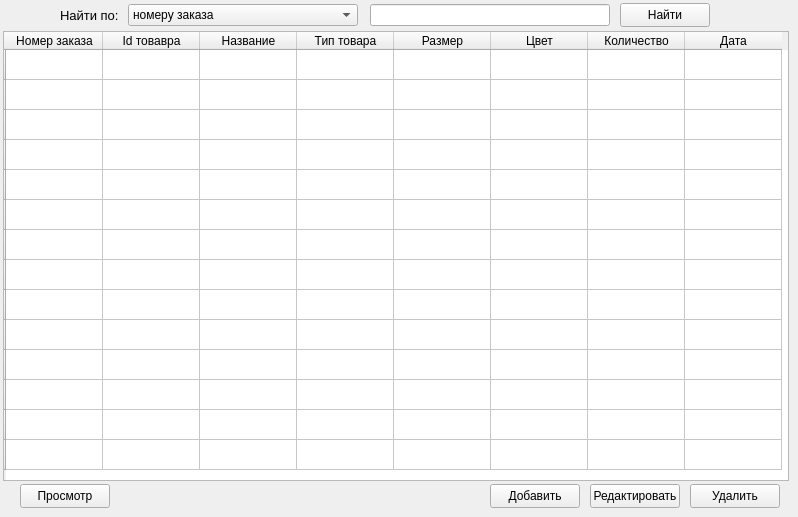
      <widget class="QWidget" name="tab_5">
       <attribute name="title">
        <string>Утвержденные</string>
       </attribute>
       <widget class="QLabel" name="label_3">
        <property name="geometry">
         <rect>
          <x>60</x>
          <y>6</y>
          <width>60</width>
          <height>20</height>
         </rect>
        </property>
        <property name="text">
         <string>&lt;html&gt;&lt;head/&gt;&lt;body&gt;&lt;p&gt;&lt;span style=&quot; font-size:10pt;&quot;&gt;Найти по:&lt;/span&gt;&lt;/p&gt;&lt;/body&gt;&lt;/html&gt;</string>
        </property>
       </widget>
       <widget class="QPushButton" name="pushButton_8">
        <property name="geometry">
         <rect>
          <x>20</x>
          <y>484</y>
          <width>90</width>
          <height>24</height>
         </rect>
        </property>
        <property name="text">
         <string>Просмотр</string>
        </property>
       </widget>
       <widget class="QTableWidget" name="tableWidget_ord">
        <property name="geometry">
         <rect>
          <x>3</x>
          <y>31</y>
          <width>786</width>
          <height>450</height>
         </rect>
        </property>
        <attribute name="horizontalHeaderDefaultSectionSize">
         <number>97</number>
        </attribute>
        <row>
         <property name="text">
          <string/>
         </property>
        </row>
        <row>
         <property name="text">
          <string/>
         </property>
        </row>
        <row>
         <property name="text">
          <string/>
         </property>
        </row>
        <row>
         <property name="text">
          <string/>
         </property>
        </row>
        <row>
         <property name="text">
          <string/>
         </property>
        </row>
        <row>
         <property name="text">
          <string/>
         </property>
        </row>
        <row>
         <property name="text">
          <string/>
         </property>
        </row>
        <row>
         <property name="text">
          <string/>
         </property>
        </row>
        <row>
         <property name="text">
          <string/>
         </property>
        </row>
        <row>
         <property name="text">
          <string/>
         </property>
        </row>
        <row>
         <property name="text">
          <string/>
         </property>
        </row>
        <row>
         <property name="text">
          <string/>
         </property>
        </row>
        <row>
         <property name="text">
          <string/>
         </property>
        </row>
        <row>
         <property name="text">
          <string/>
         </property>
        </row>
        <column>
         <property name="text">
          <string>Номер заказа</string>
         </property>
        </column>
        <column>
         <property name="text">
          <string>Id товавра</string>
         </property>
        </column>
        <column>
         <property name="text">
          <string>Название</string>
         </property>
        </column>
        <column>
         <property name="text">
          <string>Тип товара</string>
         </property>
        </column>
        <column>
         <property name="text">
          <string>Размер</string>
         </property>
        </column>
        <column>
         <property name="text">
          <string>Цвет</string>
         </property>
        </column>
        <column>
         <property name="text">
          <string>Количество</string>
         </property>
        </column>
        <column>
         <property name="text">
          <string>Дата</string>
         </property>
        </column>
       </widget>
       <widget class="QLineEdit" name="lineEdit_2">
        <property name="geometry">
         <rect>
          <x>370</x>
          <y>4</y>
          <width>240</width>
          <height>22</height>
         </rect>
        </property>
       </widget>
       <widget class="QComboBox" name="comboBox_2">
        <property name="geometry">
         <rect>
          <x>128</x>
          <y>4</y>
          <width>230</width>
          <height>22</height>
         </rect>
        </property>
        <item>
         <property name="text">
          <string>номеру заказа</string>
         </property>
        </item>
        <item>
         <property name="text">
          <string>типу продукции</string>
         </property>
        </item>
        <item>
         <property name="text">
          <string>названию</string>
         </property>
        </item>
        <item>
         <property name="text">
          <string>коду товара</string>
         </property>
        </item>
        <item>
         <property name="text">
          <string>размеру</string>
         </property>
        </item>
        <item>
         <property name="text">
          <string>цвету</string>
         </property>
        </item>
        <item>
         <property name="text">
          <string>дате</string>
         </property>
        </item>
       </widget>
       <widget class="QPushButton" name="pushButton_9">
        <property name="geometry">
         <rect>
          <x>620</x>
          <y>3</y>
          <width>90</width>
          <height>24</height>
         </rect>
        </property>
        <property name="text">
         <string>Найти</string>
        </property>
       </widget>
       <widget class="QPushButton" name="pushButton_10">
        <property name="geometry">
         <rect>
          <x>590</x>
          <y>484</y>
          <width>90</width>
          <height>24</height>
         </rect>
        </property>
        <property name="text">
         <string>Редактировать</string>
        </property>
       </widget>
       <widget class="QPushButton" name="pushButton_11">
        <property name="geometry">
         <rect>
          <x>690</x>
          <y>484</y>
          <width>90</width>
          <height>24</height>
         </rect>
        </property>
        <property name="text">
         <string>Удалить</string>
        </property>
       </widget>
       <widget class="QPushButton" name="pushButton_12">
        <property name="geometry">
         <rect>
          <x>490</x>
          <y>484</y>
          <width>90</width>
          <height>24</height>
         </rect>
        </property>
        <property name="text">
         <string>Добавить</string>
        </property>
       </widget>
      </widget>
